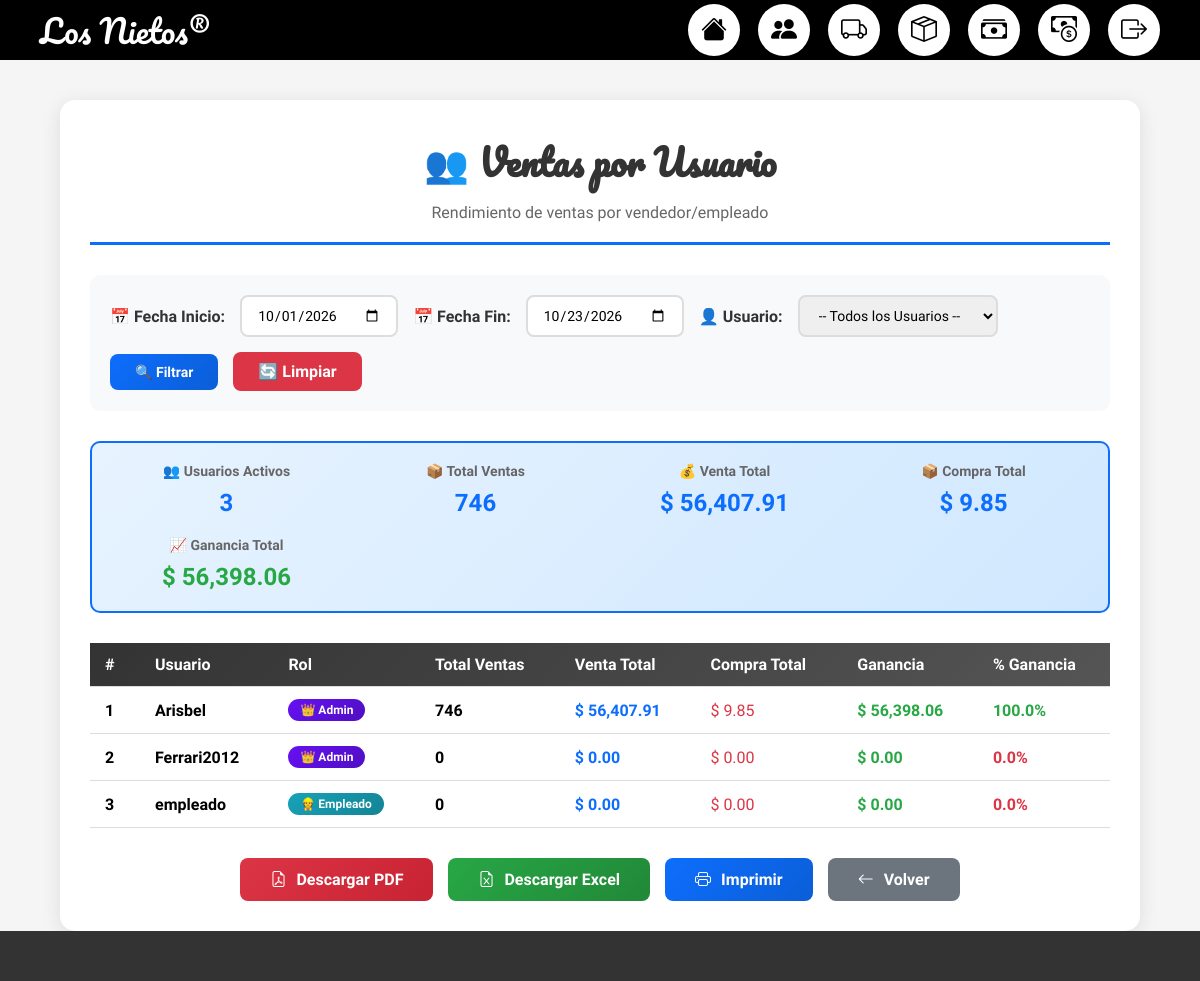
The app's page /php/reportes/ventas/reporte_ventas_usuario.php (signed in) with its own data.
### tables this page shows
CREATE TABLE `usuarios` (
  `id` int NOT NULL,
  `username` varchar(50) NOT NULL,
  `password` varchar(255) NOT NULL,
  `rol` enum('admin','empleado') NOT NULL DEFAULT 'empleado',
  `estado` enum('activo','inactivo') DEFAULT 'activo',
  `ultimo_acceso` datetime DEFAULT NULL,
  `intentos_fallidos` int DEFAULT '0',
  `creado_en` timestamp NOT NULL DEFAULT CURRENT_TIMESTAMP
);

### php/reportes/ventas/reporte_ventas_usuario.php (the view, shortened to what this page needs)
<?php
include("../../conexion.php");
$fecha_inicio = $_GET['fecha_inicio'] ?? date('Y-m-01');
$fecha_fin = $_GET['fecha_fin'] ?? date('Y-m-d');
$usuario_filtro = $_GET['usuario'] ?? '';
if (!empty($usuario_filtro)) {
    $sql = "
    SELECT
        u.id as usuario_id,
        u.username as vendedor,
        u.rol,
        COUNT(v.folio) as total_ventas,
        SUM(v.total_venta) as venta_total,
        SUM(v.total_compra) as compra_total,
        SUM(v.ganancia) as ganancia_total
    FROM usuarios u
    LEFT JOIN ventas v ON u.id = v.usuario_id
    WHERE DATE(v.fecha_venta) BETWEEN ? AND ?
    AND v.estado = 'completada'
    AND u.id = ?
    GROUP BY u.id, u.username, u.rol
    ORDER BY venta_total DESC
    ";
    $stmt = mysqli_prepare($conn, $sql);
    mysqli_stmt_bind_param($stmt, "ssi", $fecha_inicio, $fecha_fin, $usuario_filtro);
    mysqli_stmt_execute($stmt);
    $resultado = mysqli_stmt_get_result($stmt);
} else {
    $sql = "
    SELECT
        u.id as usuario_id,
        u.username as vendedor,
        u.rol,
        COUNT(v.folio) as total_ventas,
        COALESCE(SUM(v.total_venta), 0) as venta_total,
        COALESCE(SUM(v.total_compra), 0) as compra_total,
        COALESCE(SUM(v.ganancia), 0) as ganancia_total
    FROM usuarios u
    LEFT JOIN ventas v ON u.id = v.usuario_id
    AND DATE(v.fecha_venta) BETWEEN ? AND ?
    AND v.estado = 'completada'
    WHERE u.estado = 'activo'
    GROUP BY u.id, u.username, u.rol
    ORDER BY venta_total DESC
    ";
    $stmt = mysqli_prepare($conn, $sql);
    mysqli_stmt_bind_param($stmt, "ss", $fecha_inicio, $fecha_fin);
    mysqli_stmt_execute($stmt);
    $resultado = mysqli_stmt_get_result($stmt);
}
$total_ventas = 0;
$total_venta = 0;
$total_compra = 0;
$total_ganancia = 0;
$contador_usuarios = 0;
while ($row = mysqli_fetch_assoc($resultado)) {
    $total_ventas += $row['total_ventas'];
    $total_venta += $row['venta_total'];
    $total_compra += $row['compra_total'];
    $total_ganancia += $row['ganancia_total'];
    $contador_usuarios++;
}
mysqli_data_seek($resultado, 0);
?>
<!DOCTYPE html>
<html lang="es">
<head>
    <link rel="stylesheet" href="../../../css/Reportes-STYLE/reportes5.css">
    <link rel="stylesheet" href="https://cdn.jsdelivr.net/npm/bootstrap-icons@1.11.3/font/bootstrap-icons.min.css">
</head>
<body>
    <div class="barra-superior">
        <div class="logo">Los Nietos&#174;</div>
        <div class="iconos">
            <a href="../../login/dashboard_admin.php" class="icon-btn">
                <i class="bi bi-house-fill"></i>
            </a>
            <a href="../../login/CRUD-Usuarios.php" class="icon-btn">
                <i class="bi bi-people-fill"></i>
            </a>
            <a href="../../proveedores/CRUD-Proveedores.php" class="icon-btn">
                <i class="bi bi-truck"></i>
            </a>
            <a href="../../productos/CRUD-Product.php" class="icon-btn">
                <i class="bi bi-box-seam"></i>
            </a>
            <a href="../../ventas/CRUD-Ventas.php" class="icon-btn">
                <i class="bi bi-cash-stack"></i>
            </a>
            <a href="../../corte/corte_caja.php" class="icon-btn">
                <i class="bi bi-cash-coin"></i>
            </a>
            <a href="../logout.php" class="icon-btn">
                <i class="bi bi-box-arrow-right"></i>
            </a>
        </div>
    </div>
    <div class="reporte-container">
        <div class="reporte-header">
            <h1>👥 Ventas por Usuario</h1>
            <p>Rendimiento de ventas por vendedor/empleado</p>
        </div>
        <form class="filtros-reporte" method="GET">
            <label>📅 Fecha Inicio:</label>
            <input type="date" name="fecha_inicio" value="<?= $fecha_inicio ?>">
            <label>📅 Fecha Fin:</label>
            <input type="date" name="fecha_fin" value="<?= $fecha_fin ?>">
            <label>👤 Usuario:</label>
            <select name="usuario" style="min-width: 200px;">
                <option value="">-- Todos los Usuarios --</option>
            </select>
            <button type="submit">🔍 Filtrar</button>
            <a href="reporte_ventas_usuario.php"
                style="padding: 10px 25px; background: #dc3545; color: white; border-radius: 8px; text-decoration: none; font-weight: bold;">🔄
                Limpiar</a>
        </form>
        <div class="totales-reporte">
            <div class="total-item">
                <h4>👥 Usuarios Activos</h4>
                <p>
                    <?= $contador_usuarios ?>
                </p>
            </div>
            <div class="total-item">
                <h4>📦 Total Ventas</h4>
                <p>
                    <?= $total_ventas ?>
                </p>
            </div>
            <div class="total-item">
                <h4>💰 Venta Total</h4>
                <p>$
                    <?= number_format($total_venta, 2) ?>
                </p>
            </div>
            <div class="total-item">
                <h4>📦 Compra Total</h4>
                <p>$
                    <?= number_format($total_compra, 2) ?>
                </p>
            </div>
            <div class="total-item ganancia">
                <h4>📈 Ganancia Total</h4>
                <p>$
                    <?= number_format($total_ganancia, 2) ?>
                </p>
            </div>
        </div>
        <table class="tabla-reporte">
            <thead>
                <tr>
                    <th style="width: 50px;">#</th>
                    <th>Usuario</th>
                    <th>Rol</th>
                    <th>Total Ventas</th>
                    <th>Venta Total</th>
                    <th>Compra Total</th>
                    <th>Ganancia</th>
                    <th>% Ganancia</th>
                </tr>
            </thead>
            <tbody>
                <?php
                $ranking = 0;
                while ($row = mysqli_fetch_assoc($resultado)):
                    $ranking++;
                    $porcentaje_ganancia = $row['venta_total'] > 0 ? (($row['ganancia_total'] / $row['venta_total']) * 100) : 0;
                    ?>
                    <tr>
                        <td><strong>
                                <?= $ranking ?>
                            </strong></td>
                        <td><strong>
                                <?= htmlspecialchars($row['vendedor']) ?>
                            </strong></td>
                        <td>
                            <span class="rol-badge <?= $row['rol'] == 'admin' ? 'rol-admin' : 'rol-empleado' ?>">
                                <?= $row['rol'] == 'admin' ? '👑 Admin' : '👷 Empleado' ?>
                            </span>
                        </td>
                        <td style="font-weight: bold;">
                            <?= $row['total_ventas'] ?>
                        </td>
                        <td style="color: #0d6efd; font-weight: bold;">$
                            <?= number_format($row['venta_total'], 2) ?>
                        </td>
                        <td style="color: #dc3545;">$
                            <?= number_format($row['compra_total'], 2) ?>
                        </td>
                        <td style="color: #28a745; font-weight: bold;">$
                            <?= number_format($row['ganancia_total'], 2) ?>
                        </td>
                        <td
                            style="font-weight: bold; color: <?= $porcentaje_ganancia >= 30 ? '#28a745' : ($porcentaje_ganancia >= 15 ? '#ffc107' : '#dc3545') ?>;">
                            <?= number_format($porcentaje_ganancia, 1) ?>%
                        </td>
                    </tr>
                <?php endwhile; ?>
            </tbody>
        </table>
        <div class="botones-accion">
            <a href="../exportar/generar_pdf.php?tipo=ventas_usuario&usuario=<?= $usuario_filtro ?>&fecha_inicio=<?= $fecha_inicio ?>&fecha_fin=<?= $fecha_fin ?>"
                class="btn-accion btn-pdf">
                <i class="bi bi-file-earmark-pdf"></i> Descargar PDF
            </a>
            <a href="../exportar/generar_excel.php?tipo=ventas_usuario&usuario=<?= $usuario_filtro ?>&fecha_inicio=<?= $fecha_inicio ?>&fecha_fin=<?= $fecha_fin ?>"
                class="btn-accion btn-excel">
                <i class="bi bi-file-earmark-excel"></i> Descargar Excel
            </a>
            <a href="javascript:window.print()" class="btn-accion btn-imprimir">
                <i class="bi bi-printer"></i> Imprimir
            </a>
            <a href="../reporte.php" class="btn-accion" style="background: #6c757d; color: white;">
                <i class="bi bi-arrow-left"></i> Volver
            </a>
        </div>
    </div>
    <div class="barra-inferior"></div>
</body>
</html>

### css/Reportes-STYLE/reportes5.css (style rules this page uses)
* { margin: 0; padding: 0; box-sizing: border-box; }
body { background: #f5f5f5; font-family: 'Kalam', cursive; margin: 0; padding: 0; }
.barra-superior { width: 100%; height: 60px; background: #000; color: white; display: flex; align-items: center; justify-content: space-between; padding: 0 40px; overflow: visible; top: 0; position: relative; z-index: 1000; }
.logo { font-family: 'Pacifico', cursive; font-size: 32px; color: white; }
.iconos { display: flex; align-items: center; gap: 18px; }
.icon-btn { display: flex; justify-content: center; align-items: center; width: 52px; height: 52px; background: white; border-radius: 50%; box-shadow: 0 0 6px rgba(0, 0, 0, 0.2); transition: 0.25s ease; }
.icon-btn { background-repeat: no-repeat; background-position: center; background-size: 30px 30px; }
.icon-btn i { font-size: 26px; color: #000; transition: all 0.25s ease; }
.icon-btn { position: relative; }
.barra-inferior { width: 100%; height: 50px; background: #333; position: fixed; bottom: 0; left: 0; }
.reporte-header { text-align: center; border-bottom: 3px solid #28a745; padding-bottom: 20px; margin-bottom: 30px; }
.filtros-reporte { background: #f8f9fa; padding: 20px; border-radius: 10px; margin-bottom: 30px; display: flex; flex-wrap: wrap; gap: 15px; align-items: center; }
.filtros-reporte label { font-weight: bold; color: #333; }
.filtros-reporte input[type="date"], .filtros-reporte select { padding: 10px 15px; border: 2px solid #ddd; border-radius: 8px; font-family: 'Kalam', cursive; font-size: 14px; }
.filtros-reporte button { padding: 10px 25px; background: linear-gradient(135deg, #28a745 0%, #218838 100%); color: white; border: none; border-radius: 8px; font-family: 'Kalam', cursive; font-size: 14px; font-weight: bold; cursor: pointer; transition: 0.2s; }
.tabla-reporte { width: 100%; border-collapse: collapse; margin-bottom: 30px; }
.tabla-reporte thead { background: linear-gradient(135deg, #28a745 0%, #218838 100%); color: white; }
.tabla-reporte th, .tabla-reporte td { padding: 12px 15px; text-align: left; border-bottom: 1px solid #ddd; }
.totales-reporte { background: linear-gradient(135deg, #d4edda 0%, #c3e6cb 100%); border: 2px solid #28a745; border-radius: 10px; padding: 20px; display: grid; grid-template-columns: repeat(auto-fit, minmax(200px, 1fr)); gap: 20px; margin-bottom: 30px; }
.total-item { text-align: center; }
.total-item h4 { margin: 0 0 10px 0; color: #666; font-size: 14px; }
.total-item p { margin: 0; font-size: 24px; font-weight: bold; color: #28a745; }
.botones-accion { display: flex; gap: 15px; justify-content: center; flex-wrap: wrap; }
.btn-accion { padding: 12px 30px; border-radius: 8px; text-decoration: none; font-weight: bold; display: inline-flex; align-items: center; gap: 10px; transition: 0.2s; }
.btn-pdf { background: linear-gradient(135deg, #dc3545 0%, #c82333 100%); color: white; }
.btn-excel { background: linear-gradient(135deg, #28a745 0%, #218838 100%); color: white; }
.btn-imprimir { background: linear-gradient(135deg, #0d6efd 0%, #0b5ed7 100%); color: white; }

### records on screen
usuarios: username "Arisbel", rol "👑 Admin", total_ventas "746", venta_total "56,407.91", compra_total "9.85", ganancia_total "56,398.06", porcentaje_ganancia "100.0"
usuarios: username "Ferrari2012", rol "👑 Admin", total_ventas "0", venta_total "0.00", compra_total "0.00", ganancia_total "0.00", porcentaje_ganancia "0.0"
usuarios: username "empleado", rol "👷 Empleado", total_ventas "0", venta_total "0.00", compra_total "0.00", ganancia_total "0.00", porcentaje_ganancia "0.0"

### other values on screen
$contador_usuarios "3"
$total_ventas "746"
$total_venta "56,407.91"
$total_compra "9.85"
$total_ganancia "56,398.06"
